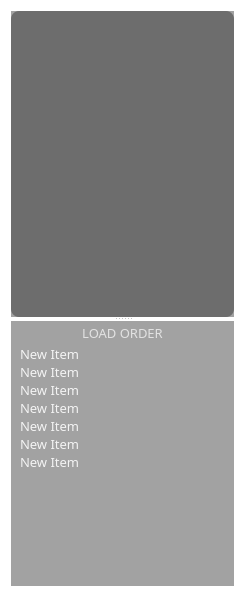
<?xml version="1.0" encoding="UTF-8"?>
<ui version="4.0">
 <class>PreviewPanel</class>
 <widget class="QWidget" name="PreviewPanel">
  <property name="geometry">
   <rect>
    <x>0</x>
    <y>0</y>
    <width>245</width>
    <height>597</height>
   </rect>
  </property>
  <property name="sizePolicy">
   <sizepolicy hsizetype="Preferred" vsizetype="Expanding">
    <horstretch>0</horstretch>
    <verstretch>0</verstretch>
   </sizepolicy>
  </property>
  <property name="windowTitle">
   <string>Form</string>
  </property>
  <property name="styleSheet">
   <string notr="true">QWidget{
	border: 3px  rgba(0,0,0,110);
	border-radius: 8px;
	background-color: rgba(0, 0, 0,0);
}


QFrame{
	border: 3px  rgba(0,0,0,110);
	border-radius: 8px;
	background-color: rgba(40,40, 40,110);
}</string>
  </property>
  <layout class="QVBoxLayout" name="verticalLayout">
   <item>
    <widget class="QSplitter" name="splitter">
     <property name="styleSheet">
      <string notr="true">QSplitter{
	background-color: rgba(0,0,0,0);
}</string>
     </property>
     <property name="orientation">
      <enum>Qt::Vertical</enum>
     </property>
     <widget class="QFrame" name="TopFrame">
      <property name="minimumSize">
       <size>
        <width>100</width>
        <height>306</height>
       </size>
      </property>
      <property name="styleSheet">
       <string notr="true"/>
      </property>
      <property name="frameShape">
       <enum>QFrame::StyledPanel</enum>
      </property>
      <property name="frameShadow">
       <enum>QFrame::Raised</enum>
      </property>
      <layout class="QVBoxLayout" name="verticalLayout_2">
       <property name="spacing">
        <number>0</number>
       </property>
       <property name="leftMargin">
        <number>0</number>
       </property>
       <property name="topMargin">
        <number>0</number>
       </property>
       <property name="rightMargin">
        <number>0</number>
       </property>
       <property name="bottomMargin">
        <number>0</number>
       </property>
       <item>
        <widget class="QLabel" name="PreviewLabel">
         <property name="sizePolicy">
          <sizepolicy hsizetype="Expanding" vsizetype="Preferred">
           <horstretch>0</horstretch>
           <verstretch>0</verstretch>
          </sizepolicy>
         </property>
         <property name="maximumSize">
          <size>
           <width>16777215</width>
           <height>16777215</height>
          </size>
         </property>
         <property name="styleSheet">
          <string notr="true">QLabel{
background-color: qlineargradient(spread: pad, 
	x1:0, y1:1.25,
	x2:0, y2:0, 
	stop:0 rgba(20, 20, 20, 120), 
	stop:1 rgba(0, 0, 0, 0)
	);
	border-radius: 0px;
	border-bottom-left-radius: 0px;
	border-bottom-right-radius: 0px;
}</string>
         </property>
         <property name="text">
          <string/>
         </property>
         <property name="alignment">
          <set>Qt::AlignCenter</set>
         </property>
        </widget>
       </item>
       <item>
        <widget class="QFrame" name="DetailFrame">
         <property name="maximumSize">
          <size>
           <width>16777215</width>
           <height>150</height>
          </size>
         </property>
         <property name="styleSheet">
          <string notr="true">QFrame{
	background-color: qlineargradient(spread: pad, 
	x1:0, y1:0,
	x2:0, y2:1, 
	stop:0 rgba(20, 20, 20, 120), 
	stop:1 rgba(0, 0, 0, 0)
	);
	border-radius:0px;
}
QLabel{
	background-color: rgba(0,0,0,0);
	color: white;
}
</string>
         </property>
         <property name="frameShape">
          <enum>QFrame::StyledPanel</enum>
         </property>
         <property name="frameShadow">
          <enum>QFrame::Raised</enum>
         </property>
         <layout class="QVBoxLayout" name="verticalLayout_4">
          <property name="spacing">
           <number>0</number>
          </property>
          <property name="leftMargin">
           <number>0</number>
          </property>
          <property name="topMargin">
           <number>8</number>
          </property>
          <property name="rightMargin">
           <number>0</number>
          </property>
          <property name="bottomMargin">
           <number>0</number>
          </property>
          <item>
           <widget class="QLabel" name="authorLabel">
            <property name="maximumSize">
             <size>
              <width>16777215</width>
              <height>19</height>
             </size>
            </property>
            <property name="font">
             <font>
              <family>Segoe UI Semibold</family>
              <pointsize>8</pointsize>
              <weight>50</weight>
              <bold>false</bold>
             </font>
            </property>
            <property name="text">
             <string/>
            </property>
            <property name="alignment">
             <set>Qt::AlignLeading|Qt::AlignLeft|Qt::AlignVCenter</set>
            </property>
            <property name="wordWrap">
             <bool>false</bool>
            </property>
            <property name="margin">
             <number>0</number>
            </property>
            <property name="indent">
             <number>15</number>
            </property>
           </widget>
          </item>
          <item>
           <widget class="QLabel" name="titleLabel">
            <property name="minimumSize">
             <size>
              <width>0</width>
              <height>0</height>
             </size>
            </property>
            <property name="maximumSize">
             <size>
              <width>16777215</width>
              <height>20</height>
             </size>
            </property>
            <property name="font">
             <font>
              <family>Segoe UI Black</family>
              <pointsize>13</pointsize>
              <weight>75</weight>
              <bold>true</bold>
             </font>
            </property>
            <property name="text">
             <string/>
            </property>
            <property name="alignment">
             <set>Qt::AlignLeading|Qt::AlignLeft|Qt::AlignVCenter</set>
            </property>
            <property name="margin">
             <number>0</number>
            </property>
            <property name="indent">
             <number>15</number>
            </property>
           </widget>
          </item>
          <item>
           <widget class="QLabel" name="descriptionLabel">
            <property name="maximumSize">
             <size>
              <width>16777215</width>
              <height>78</height>
             </size>
            </property>
            <property name="font">
             <font>
              <family>Segoe UI Semibold</family>
              <pointsize>8</pointsize>
              <weight>75</weight>
              <bold>true</bold>
             </font>
            </property>
            <property name="text">
             <string/>
            </property>
            <property name="alignment">
             <set>Qt::AlignLeading|Qt::AlignLeft|Qt::AlignTop</set>
            </property>
            <property name="indent">
             <number>15</number>
            </property>
           </widget>
          </item>
         </layout>
        </widget>
       </item>
      </layout>
     </widget>
     <widget class="QFrame" name="BottomFrame">
      <property name="minimumSize">
       <size>
        <width>0</width>
        <height>250</height>
       </size>
      </property>
      <property name="styleSheet">
       <string notr="true">QListWidget{
	color: white;
}
QLabel{
	color: white;
}
QFrame{
	border-radius: 0px;
	background-color: qlineargradient(spread: pad, 
	x1:0, y1:0,
	x2:0, y2:1.25, 
	stop:0 rgba(25, 25, 25, 120), 
	stop:1 rgba(0, 0, 0, 0)
	);
}</string>
      </property>
      <property name="frameShape">
       <enum>QFrame::StyledPanel</enum>
      </property>
      <property name="frameShadow">
       <enum>QFrame::Raised</enum>
      </property>
      <layout class="QVBoxLayout" name="verticalLayout_3">
       <property name="spacing">
        <number>0</number>
       </property>
       <property name="leftMargin">
        <number>0</number>
       </property>
       <property name="topMargin">
        <number>0</number>
       </property>
       <property name="rightMargin">
        <number>0</number>
       </property>
       <property name="bottomMargin">
        <number>0</number>
       </property>
       <item>
        <widget class="QLabel" name="LoadOrderLabel">
         <property name="minimumSize">
          <size>
           <width>0</width>
           <height>20</height>
          </size>
         </property>
         <property name="font">
          <font>
           <family>Segoe Fluent Icons</family>
           <pointsize>10</pointsize>
           <weight>50</weight>
           <bold>false</bold>
           <underline>false</underline>
          </font>
         </property>
         <property name="layoutDirection">
          <enum>Qt::LeftToRight</enum>
         </property>
         <property name="styleSheet">
          <string notr="true">QLabel{
	background-color: rgba(0,0,0,0);
	color: rgba(255,255,255,175);
	padding-top: 3px;
}</string>
         </property>
         <property name="text">
          <string>LOAD ORDER</string>
         </property>
         <property name="alignment">
          <set>Qt::AlignCenter</set>
         </property>
         <property name="wordWrap">
          <bool>false</bool>
         </property>
         <property name="margin">
          <number>4</number>
         </property>
         <property name="indent">
          <number>15</number>
         </property>
        </widget>
       </item>
       <item>
        <widget class="QListWidget" name="ListWidget">
         <property name="font">
          <font>
           <family>Segoe UI Variable Display Semib</family>
           <pointsize>10</pointsize>
           <weight>50</weight>
           <italic>false</italic>
           <bold>false</bold>
           <underline>false</underline>
           <kerning>true</kerning>
          </font>
         </property>
         <property name="focusPolicy">
          <enum>Qt::NoFocus</enum>
         </property>
         <property name="layoutDirection">
          <enum>Qt::LeftToRight</enum>
         </property>
         <property name="autoFillBackground">
          <bool>false</bool>
         </property>
         <property name="styleSheet">
          <string notr="true">QWidget{
	color: rgba(255, 255, 255, 223);
}

QListWidget{
	background-color: rgba(0,0,0,0);
	padding: 2px;
	padding-left: 6px;
	padding-right: 6px;
	padding-top: 3px;
}

QListWidget::item{
	color: rgba(255, 255, 255, 223);
	background-color: qlineargradient(
	 spread:pad, 
 	 x1:0, y1:0,
	 x2:1, y2:0,
	 stop:0 rgba(45, 45, 45, 150),
	 stop:1 rgba(55, 55, 55, 110));

	border: 0px solid rgb(70, 70, 70);
	border-radius: 3px;
}

QListWidget::item:hover{
	background-color: qlineargradient(
	 spread:pad, 
 	 x1:0, y1:1,
	 x2:0, y2:0,
	 stop:0 rgba(55, 55, 55, 150),
	 stop:1 rgba(65, 65, 65, 150));

	border: 0px solid rgb(70, 70, 70);
	border-radius: 3px;
}
</string>
         </property>
         <property name="frameShape">
          <enum>QFrame::NoFrame</enum>
         </property>
         <property name="frameShadow">
          <enum>QFrame::Plain</enum>
         </property>
         <property name="lineWidth">
          <number>0</number>
         </property>
         <property name="midLineWidth">
          <number>0</number>
         </property>
         <property name="autoScrollMargin">
          <number>16</number>
         </property>
         <property name="editTriggers">
          <set>QAbstractItemView::NoEditTriggers</set>
         </property>
         <property name="dragEnabled">
          <bool>true</bool>
         </property>
         <property name="dragDropMode">
          <enum>QAbstractItemView::DragDrop</enum>
         </property>
         <property name="defaultDropAction">
          <enum>Qt::MoveAction</enum>
         </property>
         <property name="alternatingRowColors">
          <bool>false</bool>
         </property>
         <property name="selectionBehavior">
          <enum>QAbstractItemView::SelectRows</enum>
         </property>
         <property name="iconSize">
          <size>
           <width>0</width>
           <height>0</height>
          </size>
         </property>
         <property name="textElideMode">
          <enum>Qt::ElideRight</enum>
         </property>
         <property name="movement">
          <enum>QListView::Free</enum>
         </property>
         <property name="flow">
          <enum>QListView::TopToBottom</enum>
         </property>
         <property name="isWrapping" stdset="0">
          <bool>false</bool>
         </property>
         <property name="resizeMode">
          <enum>QListView::Fixed</enum>
         </property>
         <property name="layoutMode">
          <enum>QListView::SinglePass</enum>
         </property>
         <property name="spacing">
          <number>2</number>
         </property>
         <property name="viewMode">
          <enum>QListView::ListMode</enum>
         </property>
         <property name="modelColumn">
          <number>0</number>
         </property>
         <property name="uniformItemSizes">
          <bool>true</bool>
         </property>
         <property name="wordWrap">
          <bool>true</bool>
         </property>
         <property name="selectionRectVisible">
          <bool>false</bool>
         </property>
         <property name="sortingEnabled">
          <bool>false</bool>
         </property>
         <item>
          <property name="text">
           <string>New Item</string>
          </property>
         </item>
         <item>
          <property name="text">
           <string>New Item</string>
          </property>
         </item>
         <item>
          <property name="text">
           <string>New Item</string>
          </property>
         </item>
         <item>
          <property name="text">
           <string>New Item</string>
          </property>
         </item>
         <item>
          <property name="text">
           <string>New Item</string>
          </property>
         </item>
         <item>
          <property name="text">
           <string>New Item</string>
          </property>
         </item>
         <item>
          <property name="text">
           <string>New Item</string>
          </property>
         </item>
        </widget>
       </item>
      </layout>
     </widget>
    </widget>
   </item>
  </layout>
 </widget>
 <resources/>
 <connections/>
</ui>
